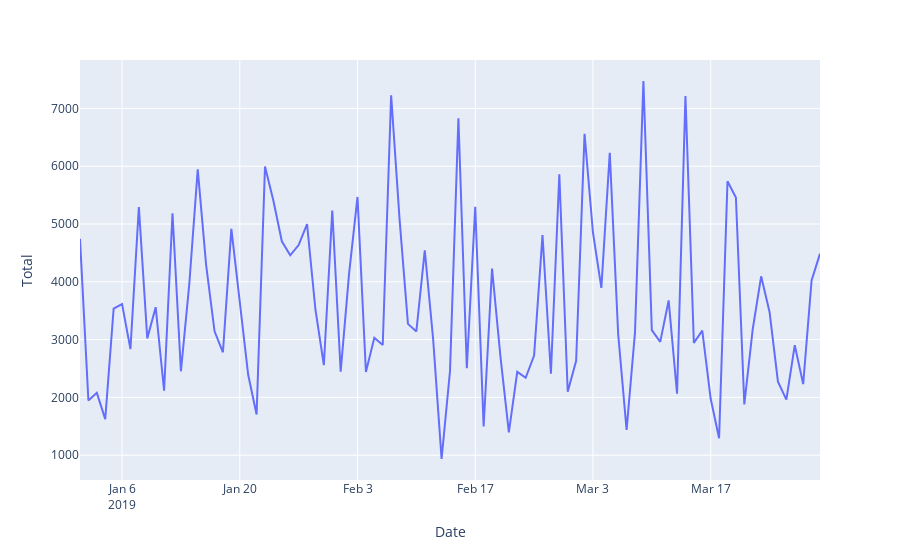

Write notebook code for a chart like this one.
### Code cell
# line plot of total sales by date 
df["Date"] = pd.to_datetime(df["Date"])
df_groupby_date = df.groupby(["Date"]).sum().reset_index()
px.line(df_groupby_date, x="Date", y="Total")
